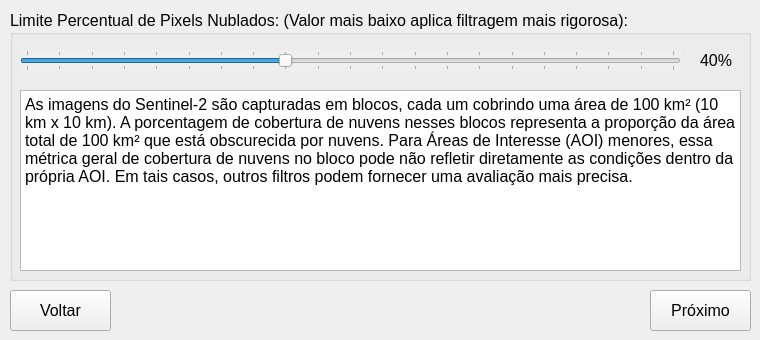
   <widget class="QWidget" name="tab_5">
    <attribute name="title">
     <string>Passo 8</string>
    </attribute>
    <widget class="QGroupBox" name="groupBox_6">
     <property name="geometry">
      <rect>
       <x>10</x>
       <y>10</y>
       <width>741</width>
       <height>271</height>
      </rect>
     </property>
     <property name="font">
      <font>
       <pointsize>12</pointsize>
      </font>
     </property>
     <property name="title">
      <string>Limite Percentual de Pixels Nublados: (Valor mais baixo aplica filtragem mais rigorosa):</string>
     </property>
     <widget class="QSlider" name="horizontalSlider_total_pixel_limit">
      <property name="enabled">
       <bool>true</bool>
      </property>
      <property name="geometry">
       <rect>
        <x>10</x>
        <y>40</y>
        <width>661</width>
        <height>21</height>
       </rect>
      </property>
      <property name="autoFillBackground">
       <bool>true</bool>
      </property>
      <property name="minimum">
       <number>0</number>
      </property>
      <property name="maximum">
       <number>100</number>
      </property>
      <property name="singleStep">
       <number>5</number>
      </property>
      <property name="pageStep">
       <number>5</number>
      </property>
      <property name="value">
       <number>40</number>
      </property>
      <property name="sliderPosition">
       <number>40</number>
      </property>
      <property name="orientation">
       <enum>Qt::Horizontal</enum>
      </property>
      <property name="tickPosition">
       <enum>QSlider::TicksBothSides</enum>
      </property>
     </widget>
     <widget class="QLabel" name="label_cloud">
      <property name="geometry">
       <rect>
        <x>690</x>
        <y>40</y>
        <width>51</width>
        <height>21</height>
       </rect>
      </property>
      <property name="font">
       <font>
        <pointsize>12</pointsize>
       </font>
      </property>
      <property name="text">
       <string>40%</string>
      </property>
     </widget>
     <widget class="QPlainTextEdit" name="plainTextEdit">
      <property name="geometry">
       <rect>
        <x>10</x>
        <y>80</y>
        <width>721</width>
        <height>181</height>
       </rect>
      </property>
      <property name="font">
       <font>
        <pointsize>12</pointsize>
       </font>
      </property>
      <property name="plainText">
       <string>As imagens do Sentinel-2 são capturadas em blocos, cada um cobrindo uma área de 100 km² (10 km x 10 km). A porcentagem de cobertura de nuvens nesses blocos representa a proporção da área total de 100 km² que está obscurecida por nuvens. Para Áreas de Interesse (AOI) menores, essa métrica geral de cobertura de nuvens no bloco pode não refletir diretamente as condições dentro da própria AOI. Em tais casos, outros filtros podem fornecer uma avaliação mais precisa.</string>
      </property>
     </widget>
    </widget>
    <widget class="QPushButton" name="QPushButton_back_7">
     <property name="enabled">
      <bool>true</bool>
     </property>
     <property name="geometry">
      <rect>
       <x>10</x>
       <y>290</y>
       <width>101</width>
       <height>41</height>
      </rect>
     </property>
     <property name="font">
      <font>
       <pointsize>12</pointsize>
      </font>
     </property>
     <property name="text">
      <string>Voltar</string>
     </property>
     <property name="icon">
      <iconset>
       <normaloff>../medias/icons8-back-button-50.png</normaloff>../medias/icons8-back-button-50.png</iconset>
     </property>
    </widget>
    <widget class="QPushButton" name="QPushButton_next_7">
     <property name="geometry">
      <rect>
       <x>650</x>
       <y>290</y>
       <width>101</width>
       <height>41</height>
      </rect>
     </property>
     <property name="font">
      <font>
       <pointsize>12</pointsize>
      </font>
     </property>
     <property name="text">
      <string>Próximo</string>
     </property>
     <property name="icon">
      <iconset>
       <normaloff>../medias/icons8-forward-button-50.png</normaloff>../medias/icons8-forward-button-50.png</iconset>
     </property>
    </widget>
   </widget>
